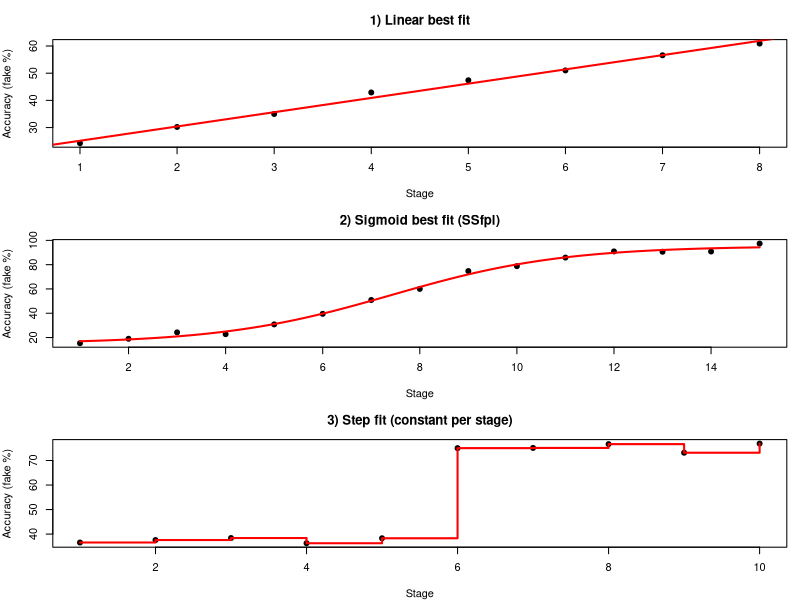

Here is the R script that generated this plot:
#   • R console:  setwd("C:/Users/Mak/Attractors")
#                 source("overall_accuracy_models_synthetic_tests.R")
# 
#
# fake datasets: linear fit, sigmoid fit, step fit.
# ------------------------------------------------------------------------------

par(mfrow = c(3, 1), mar = c(4, 4, 3, 1))

# ----- 1) Linear: lm + abline -----
set.seed(1)
stage <- 1:8
accuracy <- c(25, 30, 36, 41, 47, 52, 56, 60) + rnorm(8, sd = 1.2)
fit_line <- lm(accuracy ~ stage)
plot(stage, accuracy, pch = 19, xlab = "Stage", ylab = "Accuracy (fake %)",
     main = "1) Linear best fit")
abline(fit_line, col = "red", lwd = 2)
stopifnot(coef(fit_line)["stage"] > 0)

# ----- 2) Sigmoid: nls with built-in SSfpl (4-parameter logistic) -----
set.seed(2)
x <- 1:15
y <- 15 + 80 / (1 + exp(-(x - 7.5) / 1.8)) + rnorm(length(x), sd = 2)
y <- pmin(100, pmax(0, y))
fit_sig <- nls(y ~ SSfpl(x, A, B, xmid, scal), data = data.frame(x = x, y = y))
plot(x, y, pch = 19, xlab = "Stage", ylab = "Accuracy (fake %)",
     main = "2) Sigmoid best fit (SSfpl)")
xs <- seq(min(x), max(x), length.out = 80)
lines(xs, predict(fit_sig, newdata = data.frame(x = xs)), col = "red", lwd = 2)
stopifnot(coef(fit_sig)["B"] > coef(fit_sig)["A"])

# ----- 3) Step: one accuracy level per stage (factor) + step-shaped line -----
set.seed(3)
stage3 <- 1:10
accuracy3 <- c(rep(38, 5), rep(75, 5)) + rnorm(10, sd = 1.5)
fit_step <- lm(accuracy3 ~ factor(stage3))
plot(stage3, accuracy3, pch = 19, xlab = "Stage", ylab = "Accuracy (fake %)",
     main = "3) Step fit (constant per stage)")
ord <- order(stage3)
fv <- predict(fit_step, newdata = data.frame(stage3 = stage3[ord]))
lines(stage3[ord], fv, type = "s", col = "red", lwd = 2)
stopifnot(sqrt(mean(residuals(fit_step)^2)) < 2)

par(mfrow = c(1, 1))

message("All three tiny demos ran OK.")
